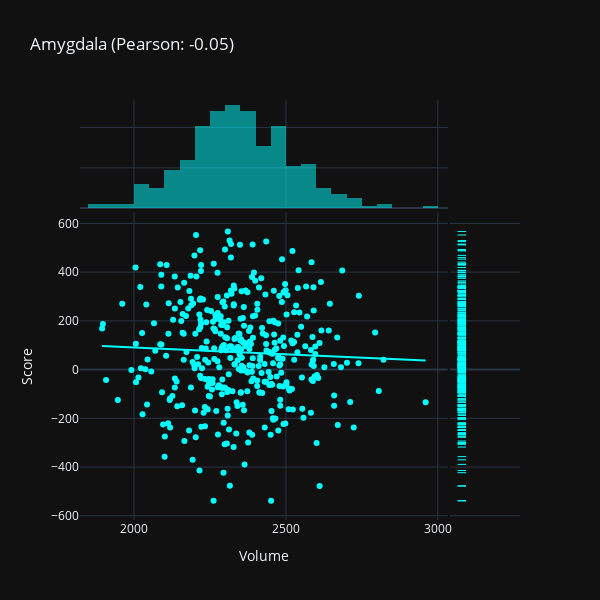

Notebook code cell kept with this figure:
### Code cell
#| label: fig1cell 

fig1 = plot_correlation(df_dict, "Amygdala_Emotion", 'Volume', 'Score', 'Amygdala', color='cyan', marker_size=10, marker_opacity=0.7)
fig1.show()

### Figure 1 — Plotly figure (JSON) as saved in the notebook; plotly's stock layout.template omitted (floating-point values rounded to 4 significant figures; data arrays with more than 128 entries replaced by an {"elided": "..."} marker saying what was removed)
{"data": [{"hovertemplate": "Volume=%{x}<br>Score=%{y}<extra></extra>", "legendgroup": "", "marker": {"color": "cyan", "symbol": "circle"}, "mode": "markers", "name": "", "orientation": "v", "showlegend": false, "type": "scatter", "x": {"elided": "400 float values"}, "xaxis": "x", "y": {"elided": "400 float values"}, "yaxis": "y"}, {"alignmentgroup": "True", "bingroup": "x", "hovertemplate": "Volume=%{x}<br>count=%{y}<extra></extra>", "legendgroup": "", "marker": {"color": "cyan"}, "name": "", "offsetgroup": "", "opacity": 0.5, "showlegend": false, "type": "histogram", "x": {"elided": "400 float values"}, "xaxis": "x3", "yaxis": "y3"}, {"alignmentgroup": "True", "boxpoints": "all", "fillcolor": "rgba(255,255,255,0)", "hoveron": "points", "hovertemplate": "Score=%{y}<extra></extra>", "jitter": 0, "legendgroup": "", "line": {"color": "rgba(255,255,255,0)"}, "marker": {"color": "cyan", "symbol": "line-ew-open"}, "name": "", "offsetgroup": "", "showlegend": false, "type": "box", "xaxis": "x2", "y": {"elided": "400 float values"}, "yaxis": "y2"}, {"hovertemplate": "<b>OLS trendline</b><br>Score = -0.0561263 * Volume + 203.138<br>R<sup>2</sup>=0.002158<br><br>Volume=%{x}<br>Score=%{y} <b>(trend)</b><extra></extra>", "legendgroup": "", "marker": {"color": "cyan", "symbol": "circle"}, "mode": "lines", "name": "", "showlegend": false, "type": "scatter", "x": {"elided": "400 float values"}, "xaxis": "x", "y": {"elided": "400 float values"}, "yaxis": "y"}], "layout": {"barmode": "overlay", "height": 600, "legend": {"tracegroupgap": 0}, "title": {"text": "Amygdala (Pearson: -0.05)"}, "width": 600, "xaxis": {"anchor": "y", "autorange": true, "domain": [0, 0.8358], "range": [1823.0, 3033.0], "title": {"text": "Volume"}, "type": "linear"}, "xaxis2": {"anchor": "y2", "autorange": true, "domain": [0.8408, 1], "matches": "x2", "range": [-0.5447, 0.5], "showgrid": false, "showline": false, "showticklabels": false, "ticks": "", "type": "category"}, "xaxis3": {"anchor": "y3", "autorange": true, "domain": [0, 0.8358], "matches": "x", "range": [1823.0, 3033.0], "showgrid": true, "showticklabels": false, "type": "linear"}, "xaxis4": {"anchor": "y4", "domain": [0.8408, 1], "matches": "x2", "showgrid": false, "showline": false, "showticklabels": false, "ticks": ""}, "yaxis": {"anchor": "x", "autorange": true, "domain": [0, 0.7326], "range": [-617.2, 645.5], "title": {"text": "Score"}, "type": "linear"}, "yaxis2": {"anchor": "x2", "autorange": true, "domain": [0, 0.7326], "matches": "y", "range": [-617.2, 645.5], "showgrid": true, "showticklabels": false, "type": "linear"}, "yaxis3": {"anchor": "x3", "autorange": true, "domain": [0.7426, 1], "matches": "y3", "range": [0, 53.68], "showgrid": true, "showline": false, "showticklabels": false, "ticks": ""}, "yaxis4": {"anchor": "x4", "domain": [0.7426, 1], "matches": "y3", "showgrid": true, "showline": false, "showticklabels": false, "ticks": ""}}}
